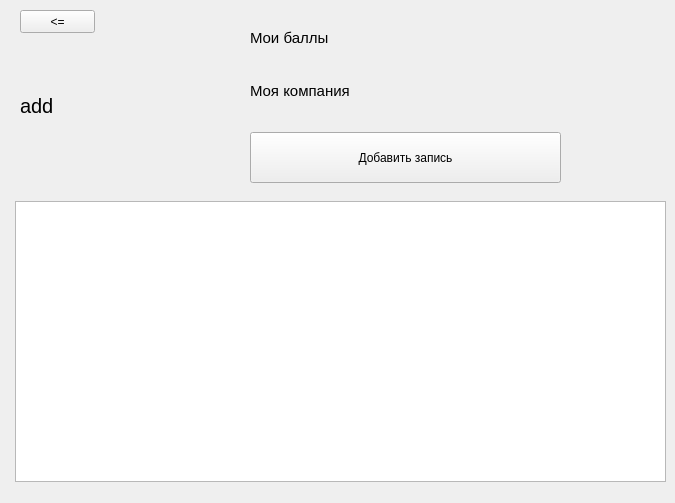
<?xml version="1.0" encoding="UTF-8"?>
<ui version="4.0">
 <class>Form</class>
 <widget class="QWidget" name="Form">
  <property name="geometry">
   <rect>
    <x>0</x>
    <y>0</y>
    <width>675</width>
    <height>503</height>
   </rect>
  </property>
  <property name="windowTitle">
   <string>Form</string>
  </property>
  <widget class="QLabel" name="label">
   <property name="geometry">
    <rect>
     <x>20</x>
     <y>50</y>
     <width>191</width>
     <height>111</height>
    </rect>
   </property>
   <property name="styleSheet">
    <string notr="true">font-size: 20px;
</string>
   </property>
   <property name="text">
    <string>add</string>
   </property>
  </widget>
  <widget class="QLabel" name="label_2">
   <property name="geometry">
    <rect>
     <x>250</x>
     <y>30</y>
     <width>81</width>
     <height>16</height>
    </rect>
   </property>
   <property name="styleSheet">
    <string notr="true">font-size: 15px;
</string>
   </property>
   <property name="text">
    <string>Мои баллы</string>
   </property>
  </widget>
  <widget class="QLabel" name="label_3">
   <property name="geometry">
    <rect>
     <x>250</x>
     <y>80</y>
     <width>111</width>
     <height>21</height>
    </rect>
   </property>
   <property name="styleSheet">
    <string notr="true">font-size: 15px;
</string>
   </property>
   <property name="text">
    <string>Моя компания</string>
   </property>
  </widget>
  <widget class="QListWidget" name="listWidget">
   <property name="geometry">
    <rect>
     <x>15</x>
     <y>201</y>
     <width>651</width>
     <height>281</height>
    </rect>
   </property>
  </widget>
  <widget class="QPushButton" name="pushButton">
   <property name="geometry">
    <rect>
     <x>20</x>
     <y>10</y>
     <width>75</width>
     <height>23</height>
    </rect>
   </property>
   <property name="text">
    <string>&lt;=</string>
   </property>
  </widget>
  <widget class="QPushButton" name="pushButton_2">
   <property name="geometry">
    <rect>
     <x>250</x>
     <y>132</y>
     <width>311</width>
     <height>51</height>
    </rect>
   </property>
   <property name="text">
    <string>Добавить запись</string>
   </property>
  </widget>
 </widget>
 <resources/>
 <connections/>
</ui>
